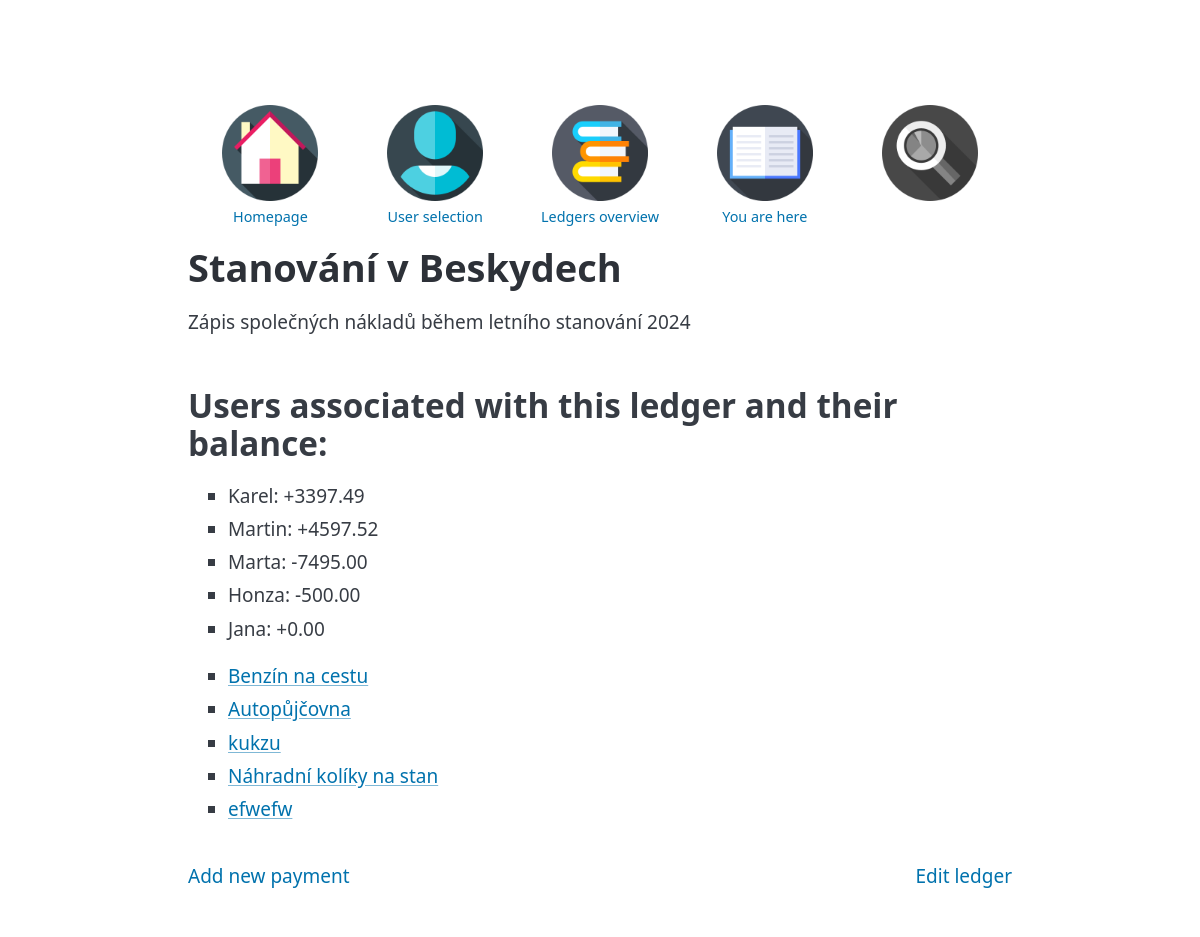
The app's page /ledger_detail/2/1/, older data.
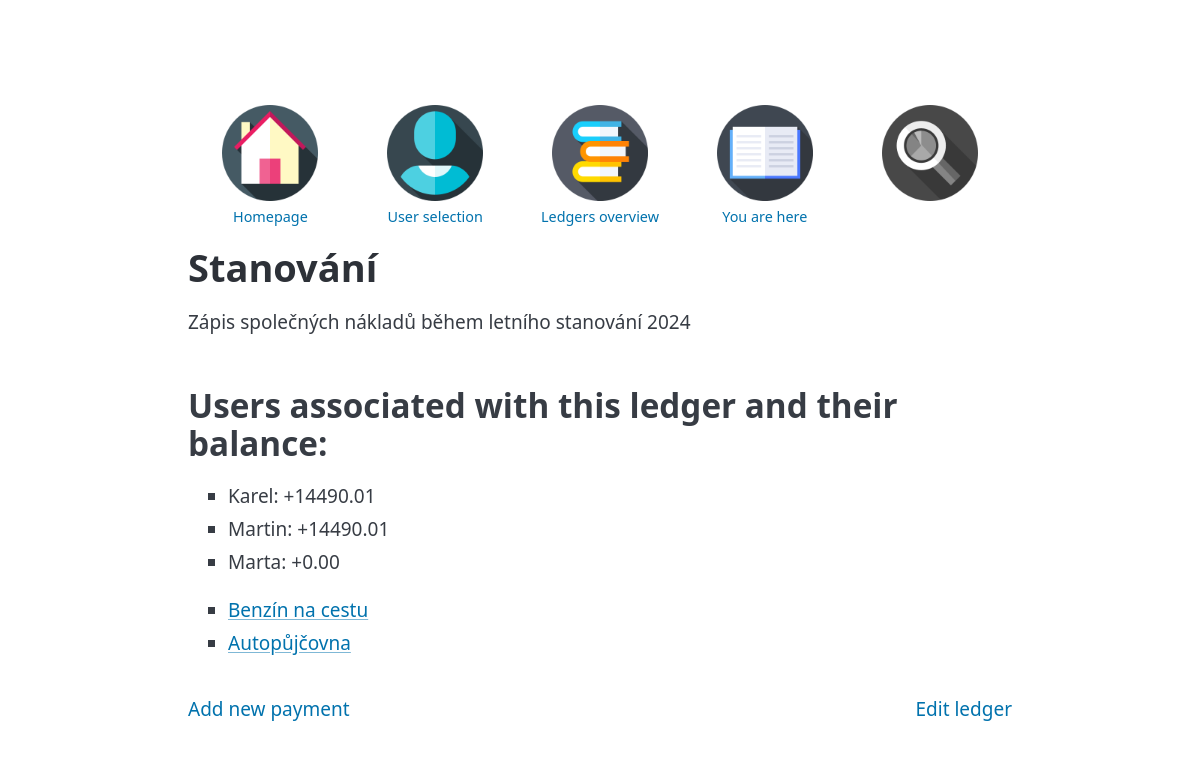
The same page, newer data.
### Bill_2_split/models.py (models this page shows, shortened)
class AbstractBase(models.Model):
    name = models.CharField(max_length=100)
    slug = models.SlugField(max_length=100, blank=True)
    desc = models.CharField(max_length=2000, blank=True)
    class Meta:
        abstract = True

class Ledger(AbstractBase):
    user = models.ForeignKey(User, on_delete=models.PROTECT)

class Payment(AbstractBase):
    user = models.ForeignKey(User, on_delete=models.PROTECT)
    ledger = models.ForeignKey(Ledger, on_delete=models.PROTECT)
    entry_time = models.DateTimeField(default=datetime.now)
    cost = models.DecimalField(max_digits=10, decimal_places=2)
    payment_time = models.DateTimeField(default=datetime.now)

### Bill_2_split/views.py (the view)
class LedgerDetailView(generic.DetailView):
    model = Ledger
    template_name = 'Bill_2_split/ledger_detail.html'
    title = 'Ledger detail'
    def get_object(self):
        ledger_pk = self.kwargs.get('ledger_pk')
        return Ledger.objects.get(pk=ledger_pk)
    def get_context_data(self, **kwargs):
        context = super().get_context_data(**kwargs)
        ledger = self.get_object()
        user_id = self.kwargs.get('user_pk')
        user = User.objects.get(pk=user_id)
        payments = Payment.objects.filter(ledger=ledger)
        relations = Relation.objects.filter(payment__in=payments)
        ledger_users = User.objects.filter(relation__in=relations).distinct()
        user_balances = []
        for user in ledger_users:
            user_relations = relations.filter(user=user)
            balance = sum(
                payment.cost * relation.relation
                for payment in payments
                for relation in user_relations
                if relation.payment == payment
            )
            balance_str = f"{user.name}: {balance:+.2f}"
            user_balances.append(balance_str)
            print(f'User: {user.name}, Balance: {balance}')
        context['relations'] = relations
        context['ledger'] = ledger
        context['ledger_users'] = ledger_users
        context['payments'] = payments
        context['user'] = user
        context['user_balances'] = user_balances
        return context

### Bill_2_split/templates/Bill_2_split/ledger_detail.html (shortened to what this page needs)
{% extends 'Bill_2_split/_base.html' %}
{% block Bill_2_split_content %}
{% load static %}
<nav id="horni-nav">
    <ul>
        <li><a href="{% url 'Bill_2_split:IndexView' %}">
            <img src="{% static 'Bill_2_split/icons/home_page.png' %}"><span>Homepage</span></a></li>
        <li><a href="{% url 'Bill_2_split:UserView' %}">
            <img src="{% static 'Bill_2_split/icons/user.png' %}"><span>User selection</span></a></li>
        <li><a href="{% url 'Bill_2_split:ListOfLedgersView' user.pk %}">
            <img src="{% static 'Bill_2_split/icons/ledgers.png' %}"><span>Ledgers overview</span></a></li>
        <li><a href="{% url 'Bill_2_split:LedgerDetailView' ledger.pk user.pk %}">
            <img src="{% static 'Bill_2_split/icons/ledger.png' %}"><span>You are here</span></a></li>
        <li><a href=""><img src="{% static 'Bill_2_split/icons/bw_glass.png' %}"></a></li>
    </ul>
</nav>
<h1>
    {{ ledger.name }}
</h1>
<p> {{ ledger.desc }}</p>
<h2>Users associated with this ledger and their balance:</h2>
<ul>
    {% for user_balance in user_balances %}
    <li>{{ user_balance }}</li>
    {% empty %}
    <li>No users associated with this ledger.</li>
    {% endfor %}
</ul>
<ul>
    {% for payment in payments %}
    <li>
        <a href="{% url 'Bill_2_split:PaymentDetailView' payment.pk ledger.pk user.pk %}"> {{ payment.name }} </a>
    </li>
    {% endfor %}
</ul>
<nav>
    <ul>
        <li>
            <a href="{% url 'Bill_2_split:PaymentAddView' ledger.pk user.pk %}">Add new payment</a>
        </li>
    </ul>
    <ul>
        <li>
            <a href="{% url 'Bill_2_split:LedgerEditView' ledger.pk user.pk %}"> Edit ledger</a>
        </li>
    </ul>
</nav>
{% endblock %}

Row changes from the older to the newer data that the page shows:
removed Payment: name "kukzu"
removed Payment: name "Náhradní kolíky na stan"
removed Payment: name "efwefw"
changed Ledger: name "Stanování v Beskydech" → "Stanování"
Text that changed along with them:
new list line: "Karel: +14490.01"
new list line: "Martin: +14490.01"
new list line: "Marta: +0.00"
list line gone: "Karel: +3397.49"
list line gone: "Martin: +4597.52"
list line gone: "Marta: -7495.00"
list line gone: "Honza: -500.00"
list line gone: "Jana: +0.00"
